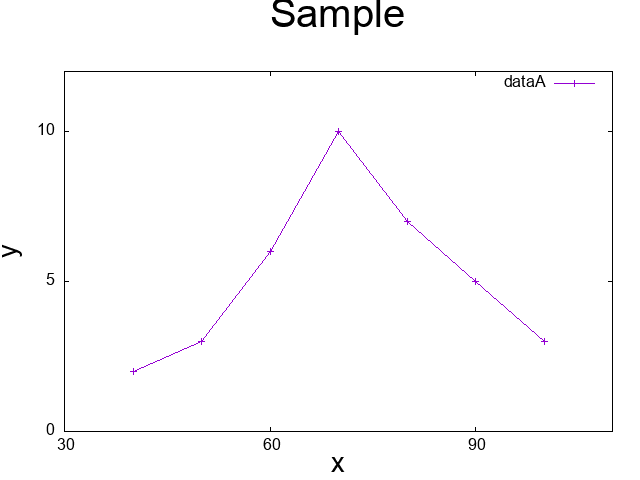

gnuplot code for this plot:
#sample.gp
set term png enhanced size 640,480
set output "sample.png"
set xlabel "x" font "Arial,20"
set ylabel "y" font "Arial,20"
set title "Sample" font "Arial,30"
set xrange [30:110]
set yrange [0:12]
set xtics 30,30
set ytics 0,5
plot "data.txt" u 1:2 t "dataA" w lp